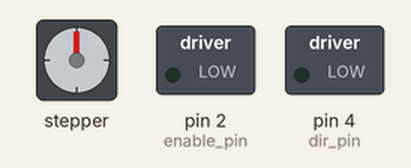
A sketch run on a simulated Arduino Uno, built with avr-gcc and run on an emulated ATmega328P. Shown: stepper motor, switched loads named in the sketch (green lamp = pin HIGH). Stepper angles assume 6400 steps per turn.

Above: at 2.05 s.
At 2.55 s:
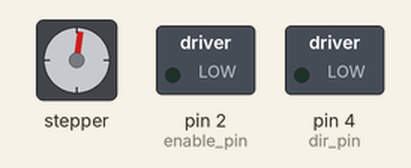
At 3.1 s:
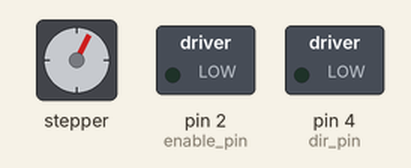
At 8.1 s:
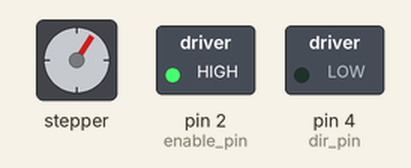
Timing chart, 0 to 10.0 s (numbered marks = the images above):
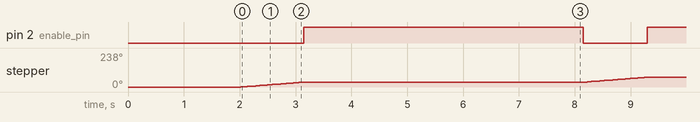

The sketch:

demo4.ino
```cpp
#include <Stepper.h>


int s = 0;
int enable_pin = 2;
int dir_pin = 4;
int step_pin = 9;

int numSteps = 0;

Stepper motor = Stepper(6400,step_pin,0);

void setup(){
  Serial.begin(9600);
  pinMode(enable_pin,OUTPUT);
  pinMode(step_pin,OUTPUT);
  pinMode(dir_pin,OUTPUT);
  motor.setSpeed(5);
  delay(2000);
}

void loop(){
  digitalWrite(enable_pin,LOW);
  digitalWrite(dir_pin,LOW);
  motor.step(608);
  digitalWrite(enable_pin, HIGH);
  delay(5000);

}
```

Measured:
- by itself, pin 2 (enable_pin): alternates HIGH for 5.0 s and LOW for 1.1 s
- by itself, stepper: turns 34° clockwise in 1.1 s, repeating every 6.1 s
